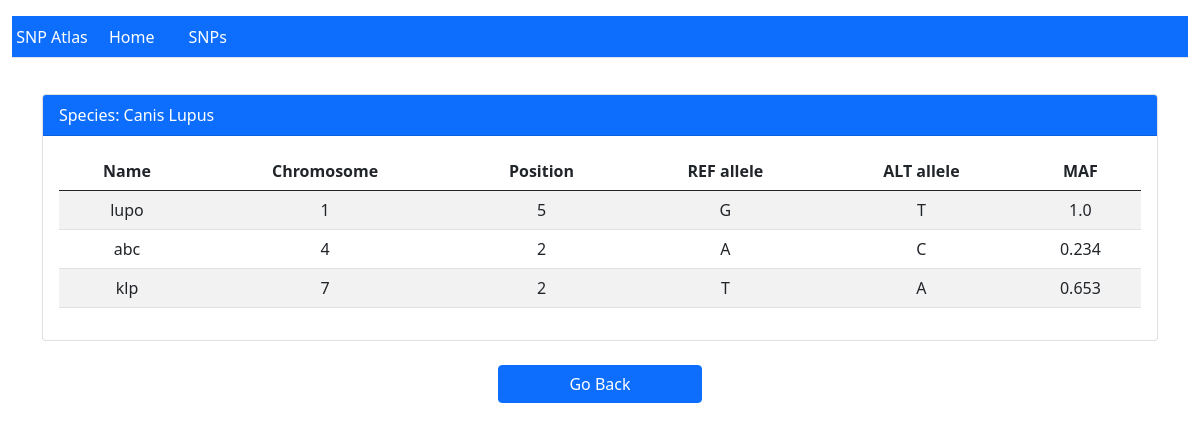
Screenshot of /snp/species/1 with the database file from the repository.
### snp/models.py (models this page shows)
class Species(models.Model):
    name = models.CharField(max_length=100, unique=True, null=False, blank=False)
    ref_genome = models.CharField(max_length=200, unique=True, null=False, blank=False)
    img_src = models.ImageField(upload_to="media")
    class Meta:
        db_table = "gallery"

class SNP(models.Model):
    snp_name = models.CharField(max_length=50, unique=True, null=False, blank=False)
    chromosome = models.IntegerField(null=True, blank=True)
    coordinate = models.IntegerField(null=True, blank=True)
    class Nucleotides(models.TextChoices):
        A = 'A'
        C = 'C'
        G = 'G'
        T = 'T'
    ref_allele = models.CharField(max_length=1, null=True, blank=True, choices=Nucleotides.choices)
    alter_allele = models.CharField(max_length=1, null=True, blank=True, choices=Nucleotides.choices)
    MAF = models.FloatField(default=0.0)
    species = models.ForeignKey(Species, on_delete=models.CASCADE, default='')
    class Meta:
        unique_together = [["chromosome", "coordinate", "alter_allele"]]

### snp/views.py (the view)
# urls.py: path("species/<int:id>", views.species_details, name="species_details"),
def species_details(request, id):
    template = loader.get_template("snp/species_details.html")
    name = Species.objects.filter(id=id)[0].name
    context = {
        'name': name,
        'snps': SNP.objects.filter(species=id)
    }
    return HttpResponse(template.render(context, request))

### snp/templates/snp/species_details.html
{% extends "snp/base.html" %}
{% block content %}
{% load static %}
<div class="container">
<div class="row align-items-center justify-content-center">
<div class="col-lg-12 mb-4">
<div class="card">
<div class="card-header navbar-light bg-primary text-white">
    Species: {{name}}
</div>
<div class="card-body">
    <table class="table table-striped table-hover text-center">
    <thead>
    <tr>
        <th scope="col">Name</th>
        <th scope="col">Chromosome</th>
        <th scope="col">Position</th>
        <th scope="col">REF allele</th>
        <th scope="col">ALT allele</th>
        <th scope="col">MAF</th>
    </tr>
    </thead>
    <tbody>
        {% for sample in snps %}
        <tr>
        <td>{{sample.snp_name}}</td>
        <td>{{sample.chromosome}}</td>
        <td>{{sample.coordinate}}</td>
        <td>{{sample.ref_allele}}</td>
        <td>{{sample.alter_allele}}</td>
        <td>{{sample.MAF}}</td>
        </tr>
        {% endfor %}
    </tbody>
    </table>
</div>
</div>
</div>
</div>
</div>
<div class="row align-items-center justify-content-center">
  <a class="btn btn-primary btn col-2" href="{% url 'index' %}?page=1">Go Back</a>
</div>
{% endblock %}

### snp/templates/snp/base.html (style rules this page uses)
.card { margin-top: 20px; }

### rows the page displays
Species: name "Canis Lupus"
SNP: snp_name "lupo", chromosome "1", coordinate "5", ref_allele "G", alter_allele "T", MAF "1.0"
SNP: snp_name "abc", chromosome "4", coordinate "2", ref_allele "A", alter_allele "C", MAF "0.234"
SNP: snp_name "klp", chromosome "7", coordinate "2", ref_allele "T", alter_allele "A", MAF "0.653"
